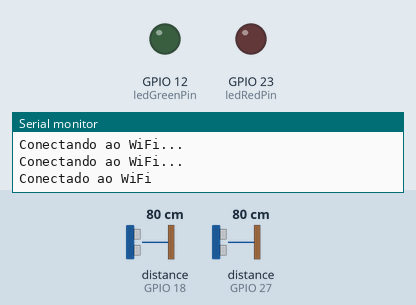
This sketch was run on a simulated ESP32. On the bench: output pins drawn as LEDs (lit = HIGH), the last lines printed to the serial monitor. Wiring (inferred from the names in the program): 2 × ultrasonic range finder: trigger GPIO 17, echo GPIO 18 / trigger GPIO 26, echo GPIO 27. Dashed ring = blinking. Inputs (shaded band) come from the test bench; at power-on: distance to the obstacle (sensors on GPIO 18, GPIO 27) 80 cm. The echo pulse lasts 58.3 µs per cm; WiFi joins after 1.5 s; servers stay silent unless stated; pins used as bus, display or sensor lines are not drawn.

Above: at 3.3 s.
3.4 s: distance to the obstacle (sensor on GPIO 18) set to 2 cm
At 4.2 s:
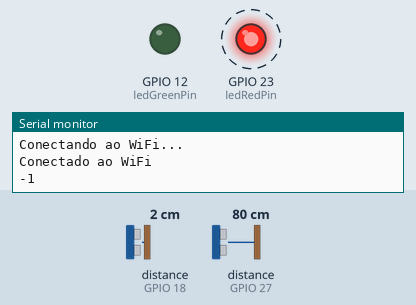
6.4 s: distance to the obstacle (sensor on GPIO 18) set to 120 cm
At 7.9 s:
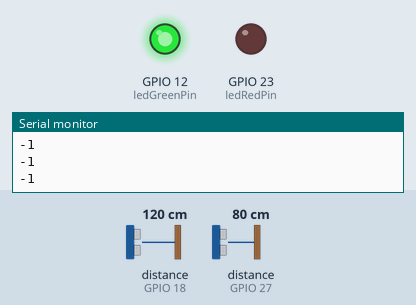
9.4 s: distance to the obstacle (sensor on GPIO 27) set to 120 cm
At 10.0 s:
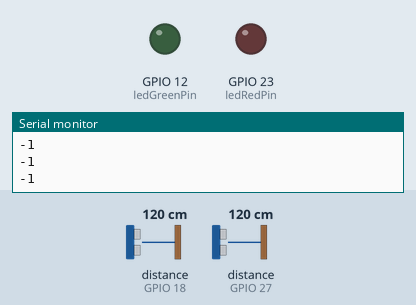
10.9 s: distance to the obstacle (sensor on GPIO 27) set to 2 cm
At 11.7 s:
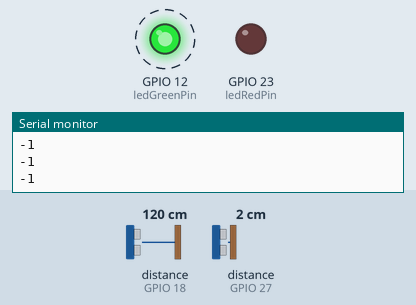
13.9 s: distance to the obstacle (sensor on GPIO 27) set to 250 cm
At 15.5 s:
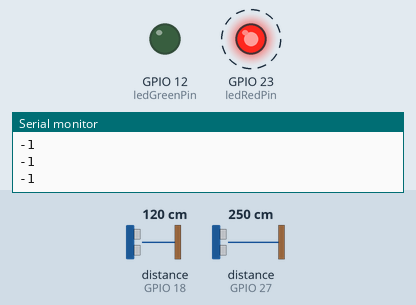
Timing chart, 0 to 17.9 s (numbered marks = the images above; inputs shaded):
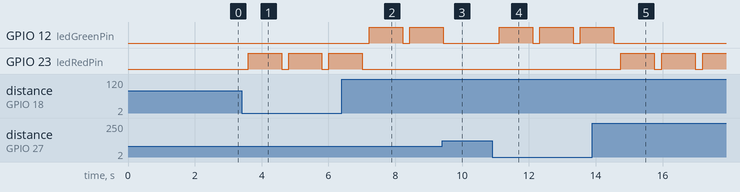

The sketch:

people-counter-esp32.ino
```cpp
#include <WiFi.h>
#include <HTTPClient.h>

const char* ssid = "";
const char* password = "";

const char* URL = "";

const int ledRedPin = 23;
const int ledGreenPin = 12;

const int ECHO_one = 27;
const int TRIG_one = 26;

const int ECHO_two = 18;
const int TRIG_two = 17;

float TimeEcho_one = 0;
float TimeEcho_two = 0;

int numberOfPeople = 0;

void ultrasonicPulse(int pin){
  digitalWrite(pin, LOW);
  delayMicroseconds(2);
  digitalWrite(pin, HIGH);
  delayMicroseconds(10);
  digitalWrite(pin, LOW);
}

void ledFlashing(int led){
    digitalWrite(led,HIGH);
    delay(1000);
    digitalWrite(led,LOW);
}

void requestApi(String path) {
  if (WiFi.status() == WL_CONNECTED) {
    HTTPClient http;
    http.begin(URL + path);
    http.addHeader("Content-Type", "application/json");

    int httpResponseCode = http.GET();

    String response = http.getString();
    Serial.println(httpResponseCode);
    Serial.println(response);

    http.end();
  }
}

void setup() {
  Serial.begin(115200);

  WiFi.begin(ssid, password);

  while (WiFi.status() != WL_CONNECTED) {
    delay(1000);
    Serial.println("Conectando ao WiFi...");
  }

  Serial.println("Conectado ao WiFi");

  pinMode(TRIG_one, OUTPUT);
  pinMode(ECHO_one, INPUT);

  pinMode(TRIG_two, OUTPUT);
  pinMode(ECHO_two, INPUT);

  pinMode(ledRedPin, OUTPUT);
  pinMode(ledGreenPin, OUTPUT);

  delay(100);
}


void loop() {
  ultrasonicPulse(TRIG_one);
  TimeEcho_one = pulseIn(ECHO_one, HIGH);

  delayMicroseconds(50);

  ultrasonicPulse(TRIG_two);
  TimeEcho_two = pulseIn(ECHO_two, HIGH);

  if(TimeEcho_one < TimeEcho_two){
    numberOfPeople++;

    requestApi("/increment");

    ledFlashing(ledGreenPin);
  }
  if(TimeEcho_one > TimeEcho_two){
    numberOfPeople--;

    requestApi("/decrement");

    ledFlashing(ledRedPin);
  }
}
```

Measured:
- after the input at 3.4 s, GPIO 23 (ledRedPin): alternates HIGH for 1.0 s and LOW for 0.21 s, starting after 0.20 s
- after the input at 6.4 s, GPIO 12 (ledGreenPin): LOW → HIGH after 0.83 s, → LOW 1.0 s later, → HIGH 0.21 s later; GPIO 23 (ledRedPin): goes on until 7.0 s, then stays LOW
- after the input at 9.4 s, GPIO 12 (ledGreenPin): goes on until 9.4 s, then stays LOW
- after the input at 10.9 s, GPIO 12 (ledGreenPin): alternates HIGH for 1.0 s and LOW for 0.21 s, starting after 0.22 s
- after the input at 13.9 s, GPIO 12 (ledGreenPin): goes on until 14.5 s, then stays LOW; GPIO 23 (ledRedPin): alternates HIGH for 1.0 s and LOW for 0.22 s, starting after 0.86 s
